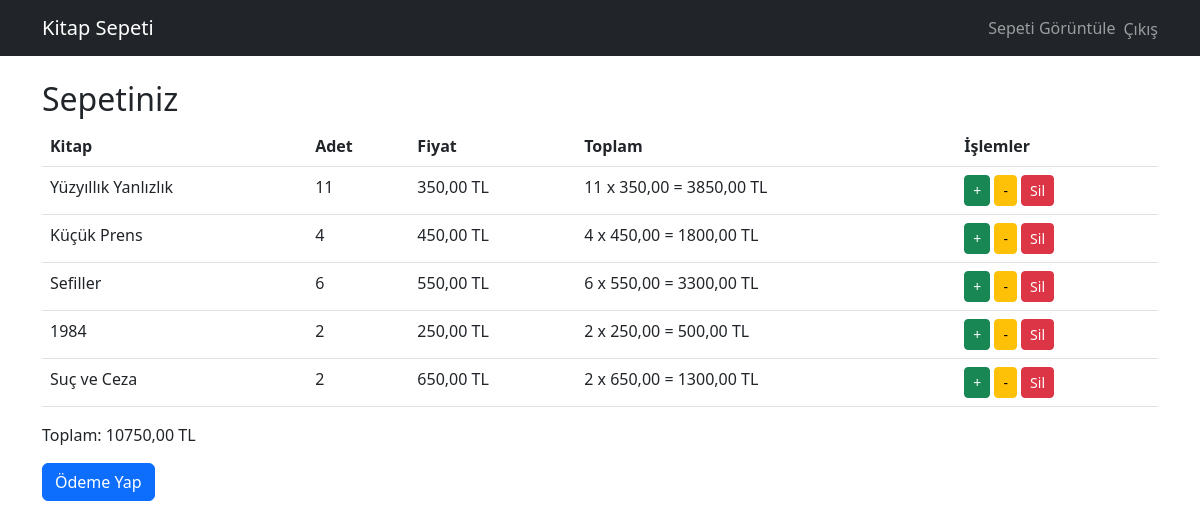
Page /sepetim/ (signed in) on the committed database.
### kitaplar/models.py (models this page shows, shortened)
class CartItem(models.Model):
    user = models.ForeignKey(User, on_delete=models.CASCADE)
    kitap = models.ForeignKey(Kitap, on_delete=models.CASCADE)
    adet = models.PositiveIntegerField(default=1)

class Kitap(models.Model):
    baslik = models.CharField(max_length=200)
    yazar = models.CharField(max_length=100)
    fiyat = models.DecimalField(max_digits=6, decimal_places=2)
    resim = models.ImageField(upload_to='kitap_resimleri/')

### kitaplar/views.py (the view)
# urls.py: path('sepetim/', views.sepetim, name='sepetim'),
@login_required
def sepetim(request):
    sepet_urunleri = CartItem.objects.filter(user=request.user)
    for item in sepet_urunleri:
        item.toplam = item.adet * item.kitap.fiyat
    toplam_fiyat = sum(item.toplam for item in sepet_urunleri)
    return render(request, 'kitaplar/sepet.html', {
        'sepet_urunleri': sepet_urunleri,
        'toplam_fiyat': toplam_fiyat
    })

### kitaplar/templates/kitaplar/sepet.html (shortened to what this page needs)
{% extends 'kitaplar/base.html' %}
{% block content %}
<h2>Sepetiniz</h2>
{% if sepet_urunleri %}
<table class="table">
  <thead>
    <tr>
      <th>Kitap</th>
      <th>Adet</th>
      <th>Fiyat</th>
      <th>Toplam</th>
      <th>İşlemler</th>
    </tr>
  </thead>
  <tbody>
    {% for item in sepet_urunleri %}
    <tr>
      <td>{{ item.kitap.baslik }}</td>
      <td>{{ item.adet }}</td>
      <td>{{ item.kitap.fiyat }} TL</td>
      <td>{{ item.adet }} x {{ item.kitap.fiyat }} = {{ item.toplam }} TL</td>
      <td>
        <a href="{% url 'adet_arttir' item.id %}" class="btn btn-sm btn-success">+</a>
        <a href="{% url 'adet_azalt' item.id %}" class="btn btn-sm btn-warning">-</a>
        <a href="{% url 'sepetten_sil' item.id %}" class="btn btn-sm btn-danger">Sil</a>
      </td>
    </tr>
    {% endfor %}
  </tbody>
</table>
<p>Toplam: {{ toplam_fiyat }} TL</p>
<a href="{% url 'odeme_yap' %}" class="btn btn-primary">Ödeme Yap</a>
{% else %}
<p>Sepetiniz boş.</p>
{% endif %}
{% endblock %}

### rows in the picture
CartItem: kitap.baslik "Yüzyıllık Yanlızlık", adet "11", kitap.fiyat "350,00", toplam "3850,00"
CartItem: kitap.baslik "Küçük Prens", adet "4", kitap.fiyat "450,00", toplam "1800,00"
CartItem: kitap.baslik "Sefiller", adet "6", kitap.fiyat "550,00", toplam "3300,00"
CartItem: kitap.baslik "1984", adet "2", kitap.fiyat "250,00", toplam "500,00"
CartItem: kitap.baslik "Suç ve Ceza", adet "2", kitap.fiyat "650,00", toplam "1300,00"

### other values in the picture
{{ toplam_fiyat }} "10750,00"
